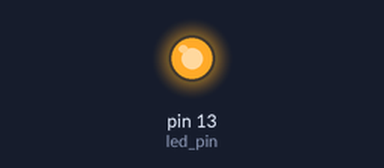
The sketch below on a simulated Arduino Uno, built with avr-gcc and run on an emulated ATmega328P. Parts: output pins drawn as LEDs (lit = HIGH).

Above: at 0.1 s.
Timing chart, 0 to 1.6 s (numbered marks = the images above):
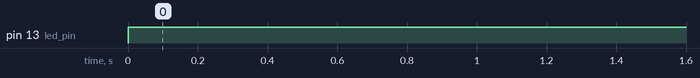

Measured:
- by itself, pin 13 (led_pin): LOW → HIGH at 0.00 s

The sketch:

sketch_aug05c.ino
```cpp
int led_pin = 13;
int cur = HIGH;
int f =  1;

void setup() {
  pinMode(led_pin, OUTPUT);
}

void loop() {
  if (f == 1) {
    digitalWrite(led_pin, HIGH);
    f = 0;
  }

}
```
